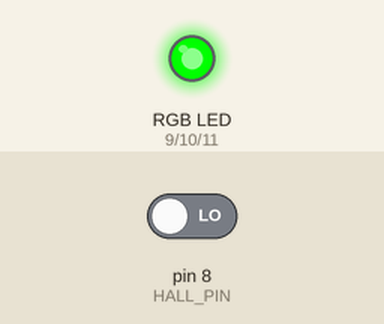
The sketch below on a simulated Arduino Uno, built with avr-gcc and run on an emulated ATmega328P. On the bench: an RGB LED mixed from three pins (HIGH = lit). Inputs (shaded band) come from the test bench; at power-on: pin 8 (HALL_PIN) LOW.

Above: at 1.2 s.
1.3 s: pin 8 (HALL_PIN) driven HIGH
At 1.8 s:
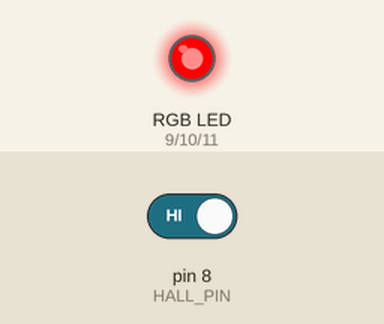
2.8 s: pin 8 (HALL_PIN) driven LOW
At 4.1 s:
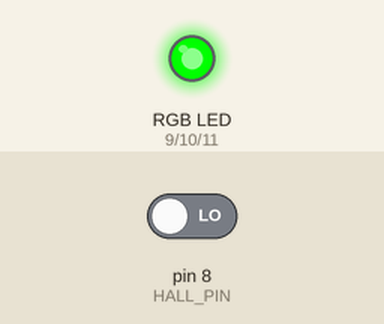
Timing chart, 0 to 5.8 s (numbered marks = the images above; inputs shaded):
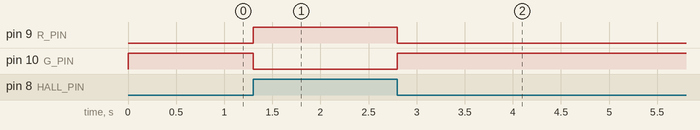

Measured:
- after the input at 1.3 s, pin 9 (R_PIN): LOW → HIGH at once; pin 10 (G_PIN): HIGH → LOW at once
- after the input at 2.8 s, pin 9 (R_PIN): HIGH → LOW at once; pin 10 (G_PIN): LOW → HIGH at once

The sketch:

HallSensor.ino
```cpp
/* RGB LED & HALL sensor
 */

int R_PIN =  9; //select the pin for the red LED
int G_PIN = 10; // select the pin for the green LED
int B_PIN = 11; // select the pin for the  blue LED
int HALL_PIN = 8;
int magnetic;

#define RED 255,0,0
#define GREEN 0,255,0

void setup() {
  pinMode(R_PIN, OUTPUT);
  pinMode(G_PIN, OUTPUT);
  pinMode(B_PIN, OUTPUT);
  pinMode(HALL_PIN, INPUT);
}

void color(int r, int g, int b){
   analogWrite(R_PIN, r);
   analogWrite(G_PIN, g);
   analogWrite(B_PIN, b);
}

void loop()
{
   magnetic = digitalRead(HALL_PIN);
   if(magnetic == HIGH){
      color(RED);
   }else{
      color(GREEN);
   }
}
```
